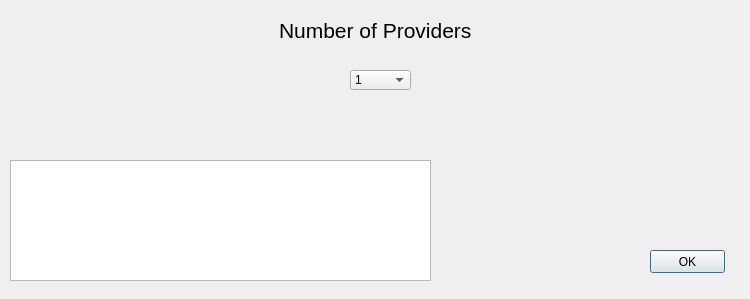
<?xml version="1.0" encoding="UTF-8"?>
<ui version="4.0">
 <class>Dialog</class>
 <widget class="QDialog" name="Dialog">
  <property name="geometry">
   <rect>
    <x>0</x>
    <y>0</y>
    <width>750</width>
    <height>299</height>
   </rect>
  </property>
  <property name="minimumSize">
   <size>
    <width>750</width>
    <height>299</height>
   </size>
  </property>
  <property name="windowTitle">
   <string>Dialog</string>
  </property>
  <widget class="QPushButton" name="pushButton">
   <property name="geometry">
    <rect>
     <x>650</x>
     <y>250</y>
     <width>75</width>
     <height>23</height>
    </rect>
   </property>
   <property name="text">
    <string>OK</string>
   </property>
  </widget>
  <widget class="QWidget" name="verticalLayoutWidget">
   <property name="geometry">
    <rect>
     <x>0</x>
     <y>0</y>
     <width>751</width>
     <height>61</height>
    </rect>
   </property>
   <layout class="QVBoxLayout" name="verticalLayout">
    <item alignment="Qt::AlignHCenter">
     <widget class="QLabel" name="label">
      <property name="text">
       <string>&lt;html&gt;&lt;head/&gt;&lt;body&gt;&lt;p&gt;&lt;span style=&quot; font-size:16pt;&quot;&gt;Number of Providers&lt;/span&gt;&lt;/p&gt;&lt;/body&gt;&lt;/html&gt;</string>
      </property>
     </widget>
    </item>
   </layout>
  </widget>
  <widget class="QComboBox" name="comboBox">
   <property name="geometry">
    <rect>
     <x>350</x>
     <y>70</y>
     <width>61</width>
     <height>20</height>
    </rect>
   </property>
   <item>
    <property name="text">
     <string>1</string>
    </property>
   </item>
   <item>
    <property name="text">
     <string>2</string>
    </property>
   </item>
   <item>
    <property name="text">
     <string>3</string>
    </property>
   </item>
   <item>
    <property name="text">
     <string>4</string>
    </property>
   </item>
   <item>
    <property name="text">
     <string>5</string>
    </property>
   </item>
   <item>
    <property name="text">
     <string>6</string>
    </property>
   </item>
   <item>
    <property name="text">
     <string>7</string>
    </property>
   </item>
   <item>
    <property name="text">
     <string>8</string>
    </property>
   </item>
   <item>
    <property name="text">
     <string>9</string>
    </property>
   </item>
   <item>
    <property name="text">
     <string>10</string>
    </property>
   </item>
  </widget>
  <widget class="QGraphicsView" name="graphicsView">
   <property name="geometry">
    <rect>
     <x>10</x>
     <y>160</y>
     <width>421</width>
     <height>121</height>
    </rect>
   </property>
  </widget>
 </widget>
 <resources/>
 <connections/>
</ui>
